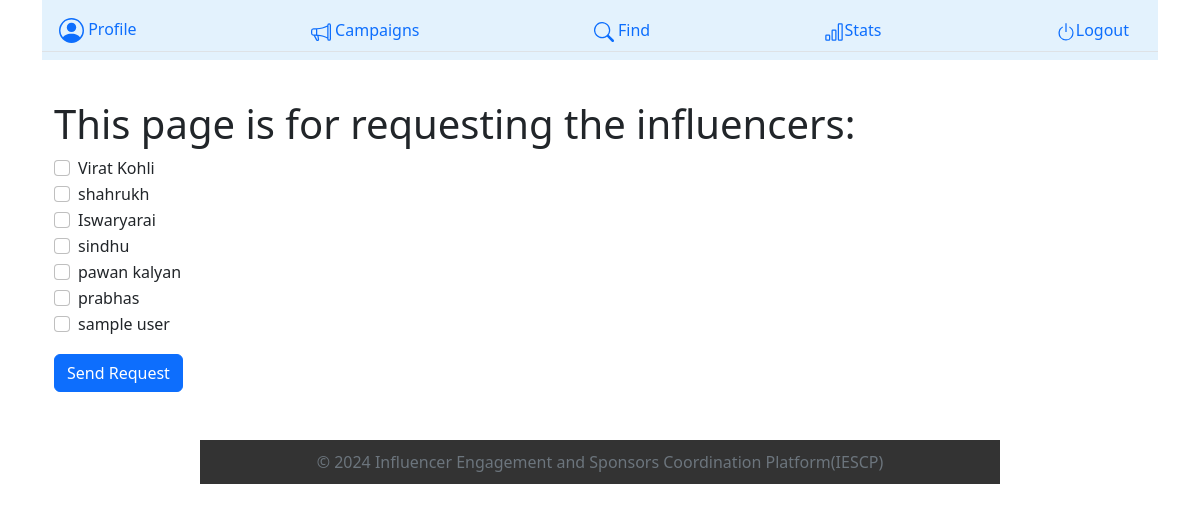
Screenshot of /request_influencers with the database file from the repository.
### influencers/models.py (models this page shows)
class influencer_login(db.Model):
    __tablename__ = 'influencer_login'
    influencer_id = db.Column(db.Integer, primary_key=True, nullable=False, unique=True)
    influencer_name = db.Column(db.String(80), nullable=False, unique=True)
    password = db.Column(db.String(128), nullable=False)
    email = db.Column(db.String(120), nullable=False)
    category = db.Column(db.String(80), nullable=False)
    Instagram = db.Column(db.String(128))
    twitter = db.Column(db.String(128))
    youtube = db.Column(db.String(128))
    profile_pic = db.Column(db.BLOB)

### sponsors/views.py (the view, shortened to what this page needs)
@sponsors_app.route('/request_influencers', methods=['GET', 'POST'])
def request_influencers():
    req = influencer_login.query.all()
    ad_id = request.args.get('ad_id') or request.form.get('ad_id')
    print(ad_id)
    return render_template('sponsors/request_influencers.html', req=req, ad_id=ad_id)

### templates/sponsors/request_influencers.html (shortened to what this page needs)
{% extends "base.html" %}
{% block nav %}
{% include "nav_sponsors.html" %}
{% endblock %}
{% block content %}
<div class="container mt-4">
    <h1>This page is for requesting the influencers:</h1>
    {% if req %}
    <form method="POST" action="{{ url_for('sponsors_app.request_influencers') }}">
        {% for request in req %}
        <div class="form-check">
            <input class="form-check-input" type="checkbox" name="influencer_id" id="{{ request.influencer_id }}" value="{{ request.influencer_id }}">
            <label class="form-check-label" for="{{ request.influencer_id }}">
                {{ request.influencer_name }}
            </label>
        </div>
        {% endfor %}
        <button type="submit" class="btn btn-primary mt-3">Send Request</button>
    </form>
    {% else %}
    <p>No influencers are currently available.</p>
    {% endif %}
</div>
{% endblock %}

### static/style.css (style rules this page uses)
html, body { margin: 0; padding: 0; height: 100%; overflow: hidden; }
body { font-family: 'Arial', sans-serif; display: flex; flex-direction: column; height: 100%; margin: 0; padding: 0; padding-bottom: 60px; overflow-y: scroll; }

### templates/base.html (style rules this page uses)
html, body { height: 100%; margin: 0; }
body { display: flex; flex-direction: column; }

### rows the page displays
influencer_login: influencer_name "Virat Kohli"
influencer_login: influencer_name "shahrukh"
influencer_login: influencer_name "Iswaryarai"
influencer_login: influencer_name "sindhu"
influencer_login: influencer_name "pawan kalyan"
influencer_login: influencer_name "prabhas"
influencer_login: influencer_name "sample user"

### other values shown
{{ config['SITE_NAME'] }} "Influencer Engagement and Sponsors Coordination Platform(IESCP)"
